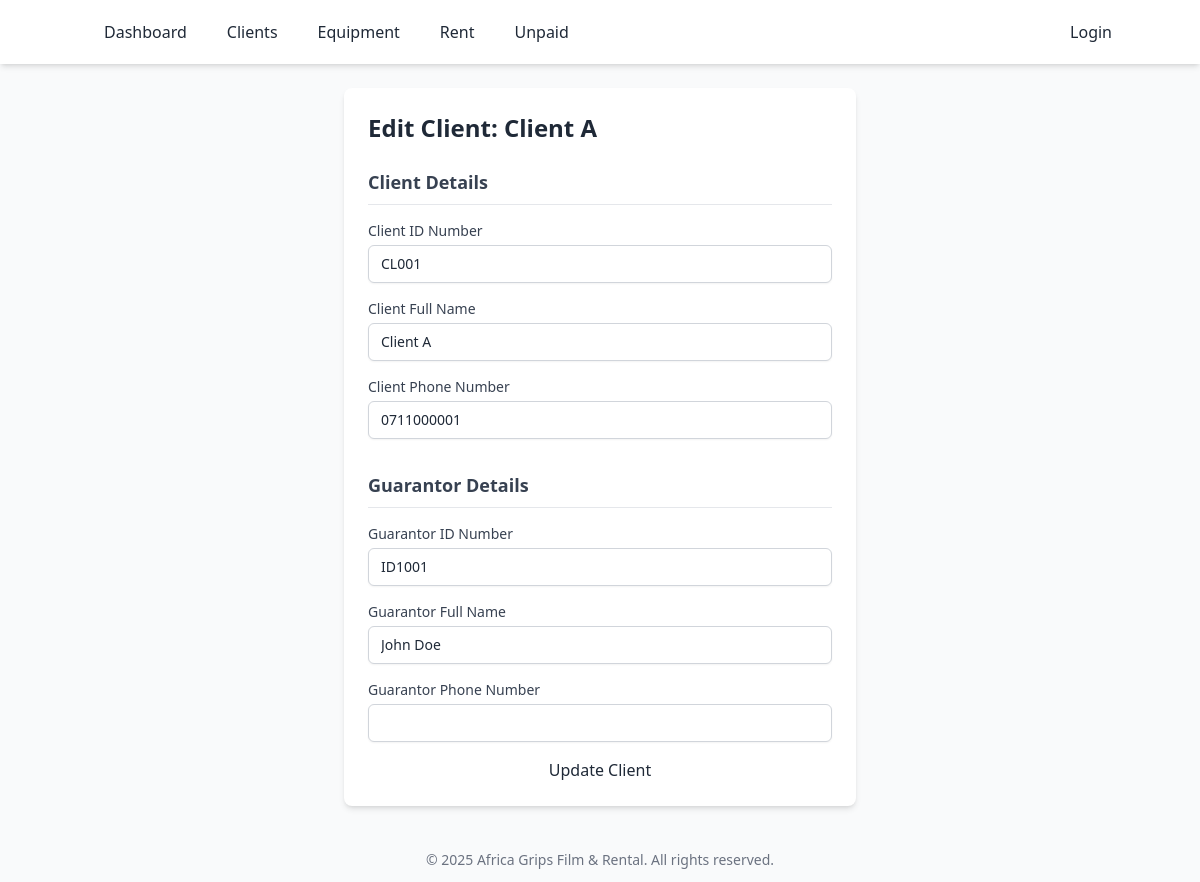
The page /clients/edit.php?id=1 on the database its author committed.
### tables this page shows
CREATE TABLE clients (
    id INT AUTO_INCREMENT PRIMARY KEY,
    client_id VARCHAR(100) NOT NULL,
    client_name VARCHAR(255) NOT NULL,
    client_phone VARCHAR(20) NOT NULL,
    guarantor_id INT,
    created_at TIMESTAMP DEFAULT CURRENT_TIMESTAMP,
    FOREIGN KEY (guarantor_id) REFERENCES guarantors(id)
);

CREATE TABLE guarantors (
    id INT AUTO_INCREMENT PRIMARY KEY,
    name VARCHAR(255) NOT NULL,
    id_number VARCHAR(100) NOT NULL,
    phone_number VARCHAR(20) NOT NULL,
    otp_code VARCHAR(10),
    verified BOOLEAN DEFAULT FALSE,
    created_at TIMESTAMP DEFAULT CURRENT_TIMESTAMP
);

### config/db.php (called while the page is built, shortened)
<?php
$host = 'localhost';
$db   = 'africa_grips';
$user = 'root';
$pass = '';
try {
    $pdo = new PDO("mysql:host=$host;dbname=$db;charset=utf8", $user, $pass);
    $pdo->setAttribute(PDO::ATTR_ERRMODE, PDO::ERRMODE_EXCEPTION);
} catch (PDOException $e) {
    die("Database connection failed: " . $e->getMessage());
}
function fetchOne($table, $conditions) {
    global $pdo;
    $sql = "SELECT * FROM $table WHERE ";
    $whereClause = '';
    foreach ($conditions as $key => $value) {
        $whereClause .= "$key=:$key AND ";
    }
    $whereClause = rtrim($whereClause, ' AND ');
    $sql .= $whereClause . " LIMIT 1";
    $stmt = $pdo->prepare($sql);
    $stmt->execute($conditions);
    return $stmt->fetch(PDO::FETCH_ASSOC);
}
?>

### clients/edit.php (the view, shortened to what this page needs)
<?php
require_once "../config/db.php";
require_once "../includes/header.php";
$id = $_GET['id'] ?? 0;
$client = fetchOne('clients', ['id' => $id]);
$guarantor = fetchOne('guarantors', ['id' => $client['guarantor_id']]);
?>
<div class="bg-white shadow-md rounded-lg p-6 mb-6 max-w-lg mx-auto">
    <h2 class="text-2xl font-bold text-gray-800 mb-6">Edit Client: <?= htmlspecialchars($client['client_name']) ?></h2>
    <form method="POST" class="space-y-4">
        <h3 class="text-lg font-semibold text-gray-700 border-b pb-2 mb-4">Client Details</h3>
        <div>
            <label for="client_id" class="block text-sm font-medium text-gray-700 mb-1">Client ID Number</label>
            <input type="text" id="client_id" name="client_id" value="<?= htmlspecialchars($client['client_id']) ?>" required
                   class="mt-1 block w-full px-3 py-2 border border-gray-300 rounded-md shadow-sm focus:outline-none focus:ring-blue-500 focus:border-blue-500 sm:text-sm" />
        </div>
        <div>
            <label for="client_name" class="block text-sm font-medium text-gray-700 mb-1">Client Full Name</label>
            <input type="text" id="client_name" name="client_name" value="<?= htmlspecialchars($client['client_name']) ?>" required
                   class="mt-1 block w-full px-3 py-2 border border-gray-300 rounded-md shadow-sm focus:outline-none focus:ring-blue-500 focus:border-blue-500 sm:text-sm" />
        </div>
        <div>
            <label for="client_phone" class="block text-sm font-medium text-gray-700 mb-1">Client Phone Number</label>
            <input type="text" id="client_phone" name="client_phone" value="<?= htmlspecialchars($client['client_phone']) ?>" required
                   class="mt-1 block w-full px-3 py-2 border border-gray-300 rounded-md shadow-sm focus:outline-none focus:ring-blue-500 focus:border-blue-500 sm:text-sm" />
        </div>
        <h3 class="text-lg font-semibold text-gray-700 border-b pb-2 mb-4 pt-4">Guarantor Details</h3>
        <div>
            <label for="guarantor_id_num" class="block text-sm font-medium text-gray-700 mb-1">Guarantor ID Number</label>
            <input type="text" id="guarantor_id_num" name="guarantor_id_num" value="<?= htmlspecialchars($guarantor['id_number'] ?? '') ?>" required
                   class="mt-1 block w-full px-3 py-2 border border-gray-300 rounded-md shadow-sm focus:outline-none focus:ring-blue-500 focus:border-blue-500 sm:text-sm" />
        </div>
        <div>
            <label for="guarantor_name" class="block text-sm font-medium text-gray-700 mb-1">Guarantor Full Name</label>
            <input type="text" id="guarantor_name" name="guarantor_name" value="<?= htmlspecialchars($guarantor['name'] ?? '') ?>" required
                   class="mt-1 block w-full px-3 py-2 border border-gray-300 rounded-md shadow-sm focus:outline-none focus:ring-blue-500 focus:border-blue-500 sm:text-sm" />
        </div>
        <div>
            <label for="guarantor_phone" class="block text-sm font-medium text-gray-700 mb-1">Guarantor Phone Number</label>
            <input type="text" id="guarantor_phone" name="guarantor_phone" value="<?= htmlspecialchars($guarantor['phone'] ?? '') ?>" required
                   class="mt-1 block w-full px-3 py-2 border border-gray-300 rounded-md shadow-sm focus:outline-none focus:ring-blue-500 focus:border-blue-500 sm:text-sm" />
        </div>
        <button type="submit" class="btn-primary w-full justify-center">
            Update Client
        </button>
    </form>
</div>
<?php include_once "../includes/footer.php"; ?>

### includes/header.php (style rules this page uses)
.btn-primary { @apply btn-base bg-blue-600 text-white hover:bg-blue-700 focus:outline-none focus:ring-2 focus:ring-offset-2 focus:ring-blue-500; }

### rows shown on the page
clients: client_name "Client A", client_id "CL001", client_phone "0711000001"
guarantors: guarantor_id_num "ID1001", guarantor_name "John Doe"
